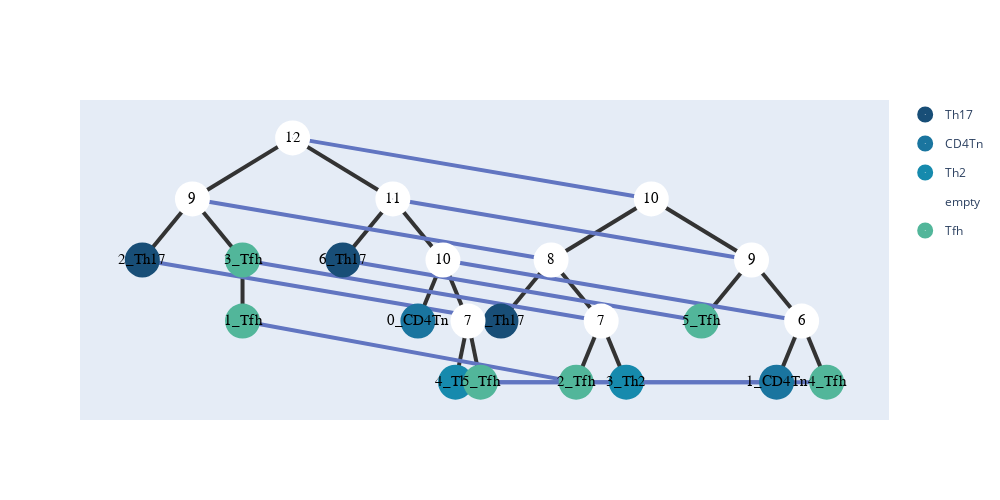

The notebook cell this image was saved under:
### Markdown cell above
## 2d graph

### Code cell
show_2d(ans,nodes1,nodes2)

### Figure 1 — Plotly figure (JSON) as saved in the notebook; plotly's stock layout.template omitted (floating-point values rounded to 4 significant figures)
{"data": [{"hoverinfo": "text", "hovertext": ["connect 0_Th17", "connect 5_Tfh", "connect 2_Th17"], "legendgroup": "Th17", "marker": {"color": "#184e77", "size": 35, "symbol": "circle-dot"}, "mode": "markers+text", "name": "Th17", "text": ["2_Th17", "6_Th17", "0_Th17"], "textfont": {"color": "#000000", "family": "sans serif", "size": 15}, "type": "scatter", "x": [3.375, 12.88, 20.38], "y": [2, 2, 0.5]}, {"hoverinfo": "text", "hovertext": ["connect Empty", "connect 4_Th2"], "legendgroup": "CD4Tn", "marker": {"color": "#1a759f", "size": 35, "symbol": "circle-dot"}, "mode": "markers+text", "name": "CD4Tn", "text": ["0_CD4Tn", "1_CD4Tn"], "textfont": {"color": "#000000", "family": "sans serif", "size": 15}, "type": "scatter", "x": [16.44, 33.44], "y": [0.5, -1]}, {"hoverinfo": "text", "hovertext": ["connect 1_CD4Tn", "connect Empty"], "legendgroup": "Th2", "marker": {"color": "#168aad", "size": 35, "symbol": "circle-dot"}, "mode": "markers+text", "name": "Th2", "text": ["4_Th2", "3_Th2"], "textfont": {"color": "#000000", "family": "sans serif", "size": 15}, "type": "scatter", "x": [18.22, 26.31], "y": [-1, -1]}, {"hoverinfo": "text", "hovertext": ["connect 10", "connect 8", "connect 9", "connect 6", "connect Empty", "connect 12", "connect 9", "connect 3_Tfh", "connect 11", "connect 10"], "legendgroup": "empty", "marker": {"color": "#fff", "size": 35, "symbol": "circle-dot"}, "mode": "markers+text", "name": "empty", "text": ["12", "9", "11", "10", "7", "10", "8", "7", "9", "6"], "textfont": {"color": "#000000", "family": "sans serif", "size": 15}, "type": "scatter", "x": [10.5, 5.75, 15.25, 17.62, 18.81, 27.5, 22.75, 25.12, 32.25, 34.62], "y": [5, 3.5, 3.5, 2, 0.5, 3.5, 2, 0.5, 2, 0.5]}, {"hoverinfo": "text", "hovertext": ["connect 7", "connect 2_Tfh", "connect 4_Tfh", "connect 1_Tfh", "connect 6_Th17", "connect 5_Tfh"], "legendgroup": "Tfh", "marker": {"color": "#52b69a", "size": 35, "symbol": "circle-dot"}, "mode": "markers+text", "name": "Tfh", "text": ["3_Tfh", "1_Tfh", "5_Tfh", "2_Tfh", "5_Tfh", "4_Tfh"], "textfont": {"color": "#000000", "family": "sans serif", "size": 15}, "type": "scatter", "x": [8.125, 8.125, 19.41, 23.94, 29.88, 35.81], "y": [2, 0.5, -1, -1, 0.5, -1]}], "layout": {"height": 500, "shapes": [{"layer": "below", "line": {"color": "#333", "width": 4}, "type": "line", "x0": 10.5, "x1": 10.5, "y0": 5, "y1": 5}, {"layer": "below", "line": {"color": "#333", "width": 4}, "type": "line", "x0": 10.5, "x1": 5.75, "y0": 5, "y1": 3.5}, {"layer": "below", "line": {"color": "#333", "width": 4}, "type": "line", "x0": 5.75, "x1": 3.375, "y0": 3.5, "y1": 2}, {"layer": "below", "line": {"color": "#333", "width": 4}, "type": "line", "x0": 5.75, "x1": 8.125, "y0": 3.5, "y1": 2}, {"layer": "below", "line": {"color": "#333", "width": 4}, "type": "line", "x0": 8.125, "x1": 8.125, "y0": 2, "y1": 0.5}, {"layer": "below", "line": {"color": "#333", "width": 4}, "type": "line", "x0": 10.5, "x1": 15.25, "y0": 5, "y1": 3.5}, {"layer": "below", "line": {"color": "#333", "width": 4}, "type": "line", "x0": 15.25, "x1": 12.88, "y0": 3.5, "y1": 2}, {"layer": "below", "line": {"color": "#333", "width": 4}, "type": "line", "x0": 15.25, "x1": 17.62, "y0": 3.5, "y1": 2}, {"layer": "below", "line": {"color": "#333", "width": 4}, "type": "line", "x0": 17.62, "x1": 16.44, "y0": 2, "y1": 0.5}, {"layer": "below", "line": {"color": "#333", "width": 4}, "type": "line", "x0": 17.62, "x1": 18.81, "y0": 2, "y1": 0.5}, {"layer": "below", "line": {"color": "#333", "width": 4}, "type": "line", "x0": 18.81, "x1": 18.22, "y0": 0.5, "y1": -1}, {"layer": "below", "line": {"color": "#333", "width": 4}, "type": "line", "x0": 18.81, "x1": 19.41, "y0": 0.5, "y1": -1}, {"layer": "below", "line": {"color": "#333", "width": 4}, "type": "line", "x0": 27.5, "x1": 27.5, "y0": 3.5, "y1": 3.5}, {"layer": "below", "line": {"color": "#333", "width": 4}, "type": "line", "x0": 27.5, "x1": 22.75, "y0": 3.5, "y1": 2}, {"layer": "below", "line": {"color": "#333", "width": 4}, "type": "line", "x0": 22.75, "x1": 20.38, "y0": 2, "y1": 0.5}, {"layer": "below", "line": {"color": "#333", "width": 4}, "type": "line", "x0": 22.75, "x1": 25.12, "y0": 2, "y1": 0.5}, {"layer": "below", "line": {"color": "#333", "width": 4}, "type": "line", "x0": 25.12, "x1": 23.94, "y0": 0.5, "y1": -1}, {"layer": "below", "line": {"color": "#333", "width": 4}, "type": "line", "x0": 25.12, "x1": 26.31, "y0": 0.5, "y1": -1}, {"layer": "below", "line": {"color": "#333", "width": 4}, "type": "line", "x0": 27.5, "x1": 32.25, "y0": 3.5, "y1": 2}, {"layer": "below", "line": {"color": "#333", "width": 4}, "type": "line", "x0": 32.25, "x1": 29.88, "y0": 2, "y1": 0.5}, {"layer": "below", "line": {"color": "#333", "width": 4}, "type": "line", "x0": 32.25, "x1": 34.62, "y0": 2, "y1": 0.5}, {"layer": "below", "line": {"color": "#333", "width": 4}, "type": "line", "x0": 34.62, "x1": 33.44, "y0": 0.5, "y1": -1}, {"layer": "below", "line": {"color": "#333", "width": 4}, "type": "line", "x0": 34.62, "x1": 35.81, "y0": 0.5, "y1": -1}, {"layer": "below", "line": {"color": "#6175c1", "width": 4}, "type": "line", "x0": 10.5, "x1": 27.5, "y0": 5, "y1": 3.5}, {"layer": "below", "line": {"color": "#6175c1", "width": 4}, "type": "line", "x0": 15.25, "x1": 32.25, "y0": 3.5, "y1": 2}, {"layer": "below", "line": {"color": "#6175c1", "width": 4}, "type": "line", "x0": 17.62, "x1": 34.62, "y0": 2, "y1": 0.5}, {"layer": "below", "line": {"color": "#6175c1", "width": 4}, "type": "line", "x0": 19.41, "x1": 35.81, "y0": -1, "y1": -1}, {"layer": "below", "line": {"color": "#6175c1", "width": 4}, "type": "line", "x0": 18.22, "x1": 33.44, "y0": -1, "y1": -1}, {"layer": "below", "line": {"color": "#6175c1", "width": 4}, "type": "line", "x0": 12.88, "x1": 29.88, "y0": 2, "y1": 0.5}, {"layer": "below", "line": {"color": "#6175c1", "width": 4}, "type": "line", "x0": 5.75, "x1": 22.75, "y0": 3.5, "y1": 2}, {"layer": "below", "line": {"color": "#6175c1", "width": 4}, "type": "line", "x0": 8.125, "x1": 25.12, "y0": 2, "y1": 0.5}, {"layer": "below", "line": {"color": "#6175c1", "width": 4}, "type": "line", "x0": 8.125, "x1": 23.94, "y0": 0.5, "y1": -1}, {"layer": "below", "line": {"color": "#6175c1", "width": 4}, "type": "line", "x0": 3.375, "x1": 20.38, "y0": 2, "y1": 0.5}], "width": 1000, "xaxis": {"showgrid": false, "showline": false, "showticklabels": false, "zeroline": false}, "yaxis": {"showgrid": false, "showline": false, "showticklabels": false, "zeroline": false}}}
